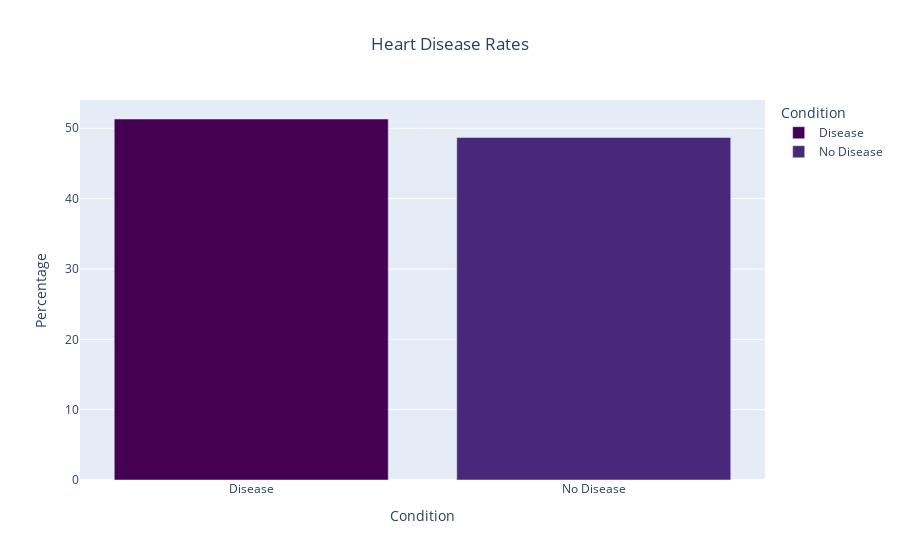

Notebook code cell kept with this figure:
### Code cell
# Calculate heart disease rates
heart_disease_rates = df['Target'].value_counts(normalize=True) * 100
heart_disease_rates = heart_disease_rates.reset_index()
heart_disease_rates.columns = ['Condition', 'Percentage']

# Create a bar plot using Plotly Express
fig = px.bar(heart_disease_rates, x='Condition', y='Percentage', 
             color='Condition', title='Heart Disease Rates', 
             color_discrete_sequence=px.colors.sequential.Viridis)

# Update layout for better readability
fig.update_layout(
    xaxis_title='Condition',
    yaxis_title='Percentage',
    title_x=0.5)

fig.show()

### Figure 1 — Plotly figure (JSON) as saved in the notebook; plotly's stock layout.template omitted (floating-point values rounded to 4 significant figures)
{"data": [{"alignmentgroup": "True", "hovertemplate": "Condition=%{x}<br>Percentage=%{y}<extra></extra>", "legendgroup": "Disease", "marker": {"color": "#440154", "pattern": {"shape": ""}}, "name": "Disease", "offsetgroup": "Disease", "orientation": "v", "showlegend": true, "textposition": "auto", "type": "bar", "x": ["Disease"], "xaxis": "x", "y": [51.32], "yaxis": "y"}, {"alignmentgroup": "True", "hovertemplate": "Condition=%{x}<br>Percentage=%{y}<extra></extra>", "legendgroup": "No Disease", "marker": {"color": "#482878", "pattern": {"shape": ""}}, "name": "No Disease", "offsetgroup": "No Disease", "orientation": "v", "showlegend": true, "textposition": "auto", "type": "bar", "x": ["No Disease"], "xaxis": "x", "y": [48.68], "yaxis": "y"}], "layout": {"barmode": "relative", "legend": {"title": {"text": "Condition"}, "tracegroupgap": 0}, "title": {"text": "Heart Disease Rates", "x": 0.5}, "xaxis": {"anchor": "y", "categoryarray": ["Disease", "No Disease"], "categoryorder": "array", "domain": [0, 1], "title": {"text": "Condition"}}, "yaxis": {"anchor": "x", "domain": [0, 1], "title": {"text": "Percentage"}}}}
